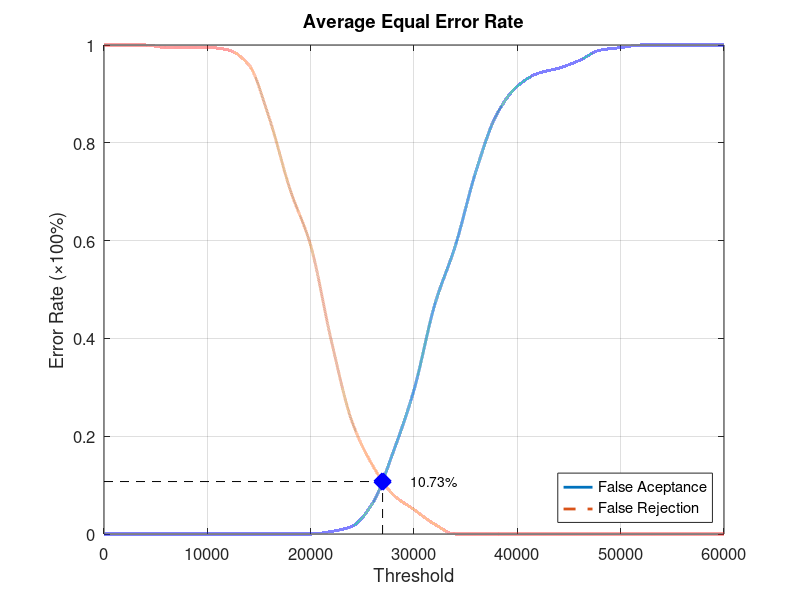
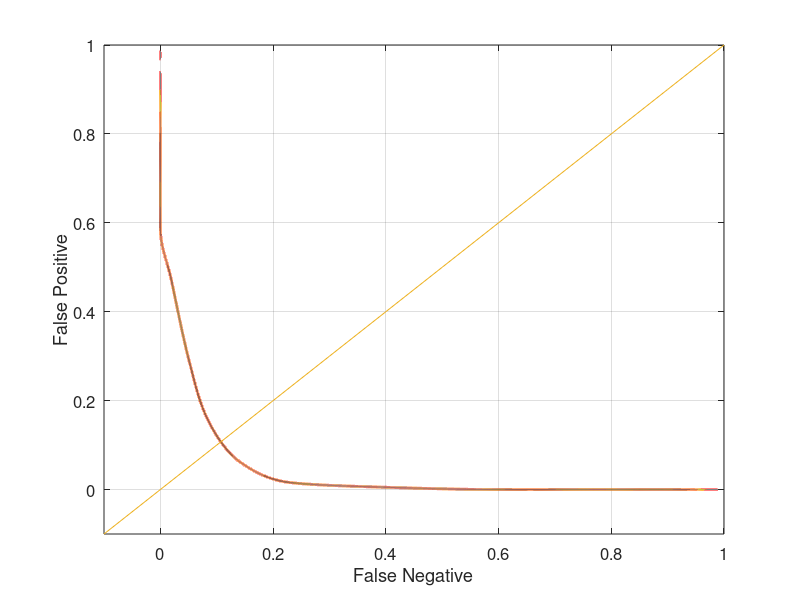

MATLAB code to generate these figures, in order:
function yEER = Database4_1
close all;
clear;
clc;
x = 0:2000:60000;
xq = 0:0.5:60000;

y0 = [0 0 0 0 0 0 0 0 0 0 0 0.00526316 0.0157895 0.0631579 0.168421 0.294737 0.468421 0.589474 0.742105 0.857895 0.915789 0.942105 0.952632 0.968421 0.989474 0.994737 1 1 1 1 1];
yy0 = interp1(x, y0, xq, 'pchip');
y1 = [1 1 1 0.995 0.995 0.995 0.99 0.96 0.85 0.705 0.59 0.395 0.23 0.14 0.08 0.05 0.02 0 0 0 0 0 0 0 0 0 0 0 0 0 0];
yy1 = interp1(x, y1, xq, 'pchip');

% Calculating EER: 
y2 = abs(y0 - y1);
find(y2 == min(y2))
yy2 = abs(yy0 - yy1);
xEER = find(yy2 == min(yy2));
xEERIndex = xq(xEER) % X-axis EER
yEER = yy0(xEER) % Y-axis EER

main = figure
plot(xq, yy0,'-','LineWidth', 2);	hold on
plot(xq, yy1,'--','LineWidth', 2);	hold on
plot([xEERIndex xEERIndex], [0 yEER], 'k--');	hold on
plot([0 xEERIndex], [yEER yEER], 'k--');	hold on
plot(xEERIndex, yEER, 'bx', 'LineWidth', 10);	hold on
text(xEERIndex + 10 * xEERIndex / 100, yEER, [num2str(round((10000 * yEER)) / 100) '%'])
legend('False Aceptance', 'False Rejection', 'Location', 'SouthEast')
xlabel('Threshold')
ylabel('Error Rate (\times100%)')
title('Average Equal Error Rate')
set(gca, 'FontSize', 12)
axis([0 60000 0 1])
grid on

print(main, 'Database4_1Main', '-dpng');
FNRxFPR = figure('Color', [1 1 1]);
plot(yy1, yy0, '-', yy1, yy0, 'LineWidth', 2);
hold on
y = -0.1:0.1:1
plot(y, y); 
set(gca, 'FontSize', 12)
xlabel('False Negative')
ylabel('False Positive')
axis([-0.1 1 -0.1 1])
set(gca, 'FontSize', 12)
grid on

print(FNRxFPR, 'Database4_1FNRxFPR','-dpng');
end
